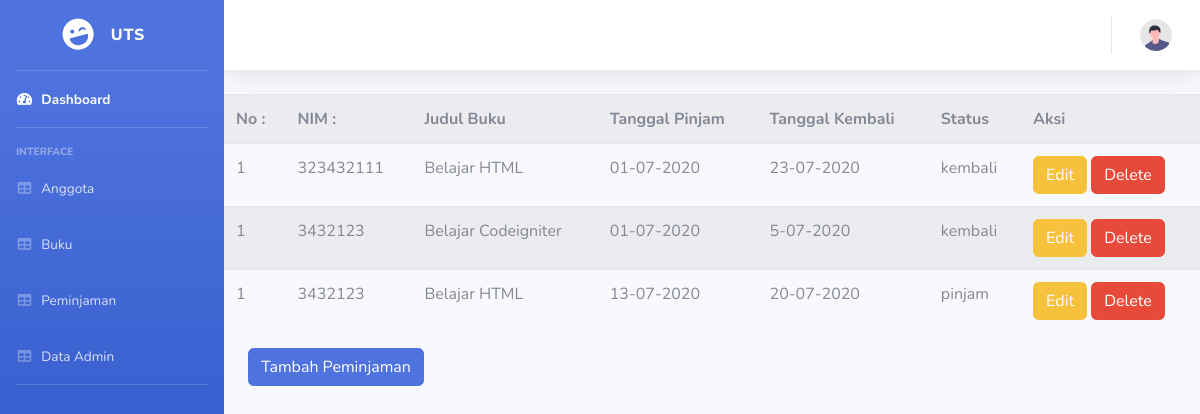
Screenshot of /peminjaman.php with the database file from the repository.
### tables this page shows
CREATE TABLE `tb_transaksi` (
  `id_transaksi` int(11) NOT NULL,
  `id_buku` int(11) NOT NULL,
  `nim_transaksi` int(11) NOT NULL,
  `id_anggota` int(11) NOT NULL,
  `tgl_pinjam` varchar(50) NOT NULL,
  `tgl_kembali` varchar(50) NOT NULL,
  `status` varchar(30) NOT NULL
);

CREATE TABLE `tb_anggota` (
  `id_anggota` int(11) NOT NULL,
  `nim` int(11) NOT NULL,
  `nama_anggota` varchar(50) NOT NULL,
  `tgl_lahir` date NOT NULL,
  `jk` enum('L','P') NOT NULL,
  `prodi` varchar(75) NOT NULL
);

CREATE TABLE `tb_buku` (
  `id_buku` int(11) NOT NULL,
  `judul_buku` varchar(200) NOT NULL,
  `pengarang_buku` varchar(100) NOT NULL,
  `penerbit_buku` varchar(150) NOT NULL,
  `tahun_terbit` varchar(4) NOT NULL,
  `isbn` varchar(25) NOT NULL,
  `jumlah_buku` int(3) NOT NULL,
  `lokasi` enum('Rak 1','Rak 2','Rak 3') NOT NULL,
  `tgl_input` date NOT NULL
);

### koneksi.php (called while the page is built, shortened)
<?php
$user = "root";
$server = "localhost";
$password = "";
$database = "uts_perpus";
$koneksi = mysqli_connect($server, $user, $password, $database) or die(mysqli_error($koneksi));
function readBuku($data)
{
    global $koneksi;
    $query = $data;
    $result = mysqli_query($koneksi, $query);
    return $result;
}

### showdata/showdatapeminjaman.php (the view, shortened to what this page needs)
<table class="table table-striped">
    <tr>
        <th>No :</th>
        <th>NIM :</th>
        <th>Judul Buku</th>
        <th>Tanggal Pinjam</th>
        <th>Tanggal Kembali</th>
        <th>Status</th>
        <th>Aksi</th>
    </tr>
    <?php $query = "SELECT * FROM tb_transaksi INNER JOIN tb_buku ON tb_transaksi.id_buku = tb_buku.id_buku INNER JOIN tb_anggota ON tb_transaksi.id_anggota = tb_anggota.id_anggota";
    $i = 1;
    $datas = readBuku($query) ?>
    <?php foreach ($datas as $data) : ?>
        <tr>
            <td><?= $i++; ?></td>
            <td><?= $data['nim']; ?></td>
            <td><?= $data['judul_buku']; ?></td>
            <td><?= $data['tgl_pinjam']; ?></td>
            <td><?= $data['tgl_kembali']; ?></td>
            <td><?= $data['status']; ?></td>
            <td><button type="button" class="btn btn-warning" data-toggle="modal" data-target="#edit<?= $data['id_buku']; ?>">
                    Edit
                </button>
                <button type="button" class="btn btn-danger" data-toggle="modal" data-target="#hapus<?= $data['id_buku']; ?>">
                    Delete
                </button>
            </td>
        </tr>
                    <?php $query = "SELECT * FROM tb_transaksi";
                    $i = 1;
                    $trans = readBuku($query) ?>
    <?php endforeach; ?>
</table>

### rows the page displays
tb_transaksi: id_anggota.nim "323432111", id_buku.judul_buku "Belajar HTML", tgl_pinjam "01-07-2020", tgl_kembali "23-07-2020", status "kembali"
tb_transaksi: id_anggota.nim "3432123", id_buku.judul_buku "Belajar Codeigniter", tgl_pinjam "01-07-2020", tgl_kembali "5-07-2020", status "kembali"
tb_transaksi: id_anggota.nim "3432123", id_buku.judul_buku "Belajar HTML", tgl_pinjam "13-07-2020", tgl_kembali "20-07-2020", status "pinjam"
